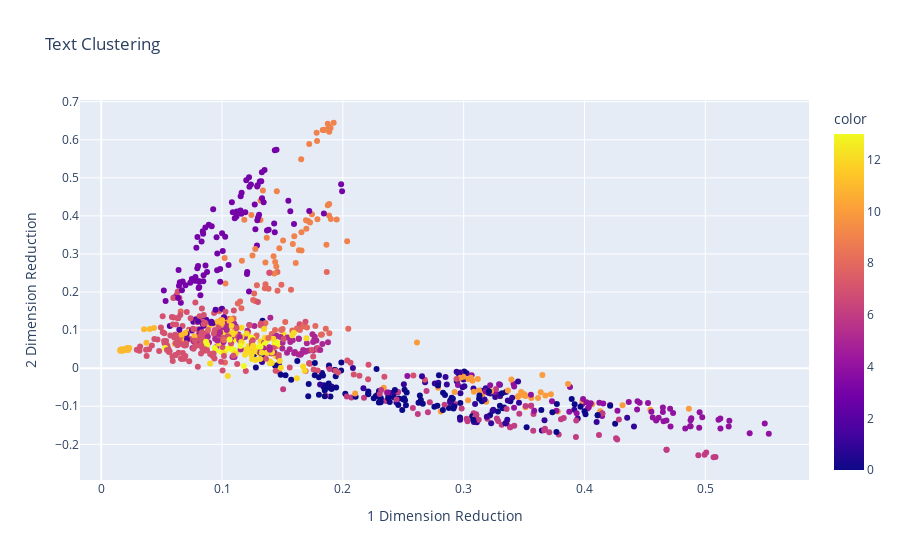

This figure's notebook cell:
### Code cell
titles = information.database['title']
clustering_target = text_similarity.kmeans_text(tf_idf_matrix, titles)

### Figure 1 — Plotly figure (JSON) as saved in the notebook; plotly's stock layout.template omitted (floating-point values rounded to 4 significant figures; data arrays with more than 128 entries replaced by an {"elided": "..."} marker saying what was removed)
{"data": [{"customdata": {"elided": "950x1 str values"}, "hovertemplate": "0=%{x}<br>1=%{y}<br>titles=%{customdata[0]}<br>color=%{marker.color}<extra></extra>", "legendgroup": "", "marker": {"color": {"elided": "950 int values"}, "coloraxis": "coloraxis", "symbol": "circle"}, "mode": "markers", "name": "", "orientation": "v", "showlegend": false, "type": "scatter", "x": {"elided": "950 float values"}, "xaxis": "x", "y": {"elided": "950 float values"}, "yaxis": "y"}], "layout": {"coloraxis": {"colorbar": {"title": {"text": "color"}}, "colorscale": [[0, "#0d0887"], [0.1111, "#46039f"], [0.2222, "#7201a8"], [0.3333, "#9c179e"], [0.4444, "#bd3786"], [0.5556, "#d8576b"], [0.6667, "#ed7953"], [0.7778, "#fb9f3a"], [0.8889, "#fdca26"], [1, "#f0f921"]]}, "legend": {"tracegroupgap": 0}, "title": {"text": "Text Clustering"}, "xaxis": {"anchor": "y", "domain": [0, 1], "title": {"text": "1 Dimension Reduction"}}, "yaxis": {"anchor": "x", "domain": [0, 1], "title": {"text": "2 Dimension Reduction"}}}}
